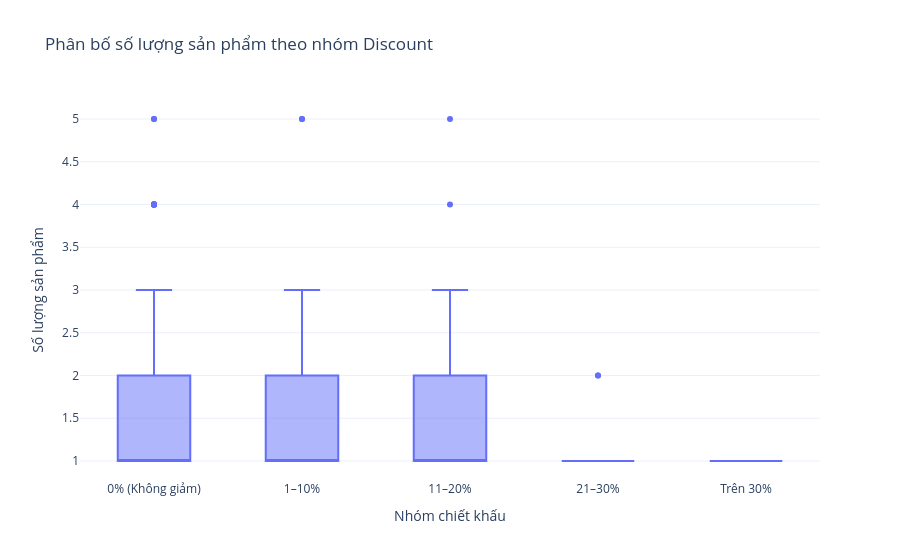

This figure's notebook cell:
### Markdown cell above
## 9. Box Plot – Discount và Quantity
Đường giữa hộp là trung vị; mép hộp là Q1 và Q3; các điểm ngoài râu thường được xem là ngoại lệ.

### Code cell
fig_quantity = px.box(
    df, x="discount_group", y="quantity",
    category_orders={"discount_group": discount_labels},
    points="outliers",
    title="Phân bố số lượng sản phẩm theo nhóm Discount",
    labels={"discount_group": "Nhóm chiết khấu", "quantity": "Số lượng sản phẩm"}
)
fig_quantity.update_layout(showlegend=False, template="plotly_white")
from IPython.display import display
display(fig_quantity)

### Figure 1 — Plotly figure (JSON) as saved in the notebook; plotly's stock layout.template omitted (floating-point values rounded to 4 significant figures; data arrays with more than 128 entries replaced by an {"elided": "..."} marker saying what was removed)
{"data": [{"alignmentgroup": "True", "boxpoints": "outliers", "hovertemplate": "Nhóm chiết khấu=%{x}<br>Số lượng sản phẩm=%{y}<extra></extra>", "legendgroup": "", "marker": {"color": "#636efa"}, "name": "", "notched": false, "offsetgroup": "", "orientation": "v", "showlegend": false, "type": "box", "x": {"elided": "235 str values"}, "x0": " ", "xaxis": "x", "y": {"elided": "235 int values"}, "y0": " ", "yaxis": "y"}], "layout": {"boxmode": "group", "legend": {"tracegroupgap": 0}, "showlegend": false, "title": {"text": "Phân bố số lượng sản phẩm theo nhóm Discount"}, "xaxis": {"anchor": "y", "categoryarray": ["0% (Không giảm)", "1–10%", "11–20%", "21–30%", "Trên 30%"], "categoryorder": "array", "domain": [0, 1], "title": {"text": "Nhóm chiết khấu"}}, "yaxis": {"anchor": "x", "domain": [0, 1], "title": {"text": "Số lượng sản phẩm"}}}}
